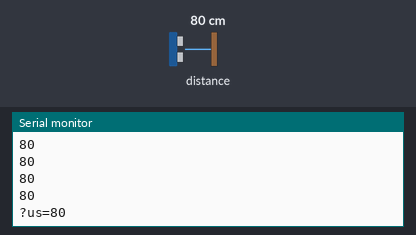
The sketch below on a simulated Arduino Uno, built with avr-gcc and run on an emulated ATmega328P. On the bench: the last lines printed to the serial monitor. Wiring (inferred from the names in the program): SRF02/SRF08 range finder at I2C address 0x70. Inputs (shaded band) come from the test bench; at power-on: distance to the obstacle 80 cm.

Above: at 1.2 s.
1.3 s: distance to the obstacle set to 2 cm
At 2.73 s:
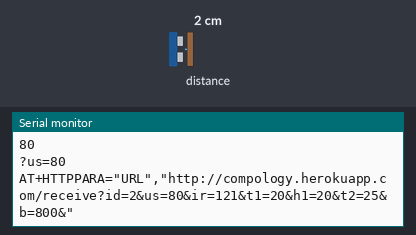
4.1 s: distance to the obstacle set to 4 cm
At 5.5 s:
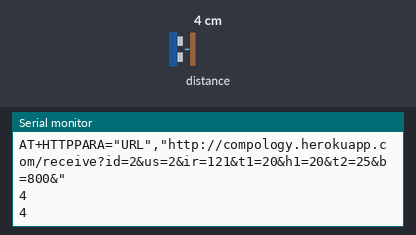
Timing chart, 0 to 7.1 s (numbered marks = the images above; inputs shaded):
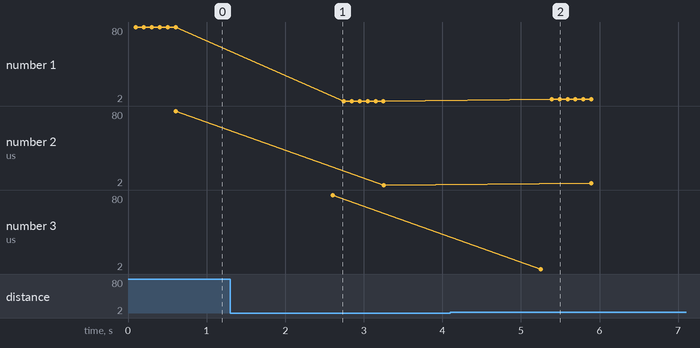

The sketch:

ultrasonic_I2C.ino
```cpp
/* Code for Arduino Uno R3
Assumes the sensor is using the default address
Sensor Connections:
Pin 7 to GND
Pin 6 to 5V
Pin 5 to SCL
Pin 4 to SDA
Requires pull‑ups for SCL and SDA connected to 5V to work reliably
*/
#include "Wire.h"
//The Arduino Wire library uses the 7-bit version of the address, so the code example uses 0x70 instead of the 8‑bit 0xE0
#define SensorAddress byte(0x70)
//The Sensor ranging command has a value of 0x51
#define RangeCommand byte(0x51)
//These are the two commands that need to be sent in sequence to change the sensor address
#define ChangeAddressCommand1 byte(0xAA)
#define ChangeAddressCommand2 byte(0xA5)

void setup() {
        Serial.begin(9600);//Open serial connection at 9600 baud
        Wire.begin();//Initiate Wire library for I2C communications with I2CXL‑MaxSonar‑EZ
        Serial.println("Begin ultrasonic I2C test");
}


void loop() {
  byte numberSamples = 6;
  word bigBuffer[numberSamples];
  String sendData = "?us=";

  // Take numberSamples and put into bigBuffer
  for (byte sampleNum = 0; sampleNum < numberSamples; sampleNum++)
  {
    takeRangeReading();                                       //Tell the sensor to perform a ranging cycle
    delay(100);                                                    //Wait for the sensor to finish
    word range = requestRange();                           //Get the range from the sensor
    bigBuffer[sampleNum] = range;
    Serial.println(bigBuffer[sampleNum]);
  }

//  Serial.print("Last sample: "); Serial.println(bigBuffer[numberSamples-1]);
  sendData += bigBuffer[numberSamples-1];
  Serial.println(sendData);
  delay(2000);

  const byte id = 2;
  int us = bigBuffer[numberSamples-1];
  int ir = 121;
  int t1 = 20;
  int h1 = 20;
  int t2 = 25;
  int b = 800;

char string2charBuffer[200];

  String postData = "AT+HTTPPARA=\"URL\",\"http://compology.herokuapp.com/receive?id=";
  postData += id;
  postData += "&us=";
  postData += us;
  postData += "&ir=";
  postData += ir;
  postData += "&t1=";
  postData += t1;
  postData += "&h1=";
  postData += h1;
  postData += "&t2=";
  postData += t2;
  postData += "&b=";
  postData += b;
  postData += "&\"\r";
  Serial.println(postData);

  // Store value for sending to server
//  us = int(bigBuffer[numberSamples-1]);
}


//Commands the sensor to take a range reading
void takeRangeReading(){
       Wire.beginTransmission(SensorAddress);             //Start addressing
       Wire.write(RangeCommand);                             //send range command
       Wire.endTransmission();                                  //Stop and do something else now
}

//Returns the last range that the sensor determined in its last ranging cycle in centimeters. Returns 0 if there is no communication.
word requestRange(){
    Wire.requestFrom(SensorAddress, byte(2));
            if(Wire.available() >= 2){                            //Sensor responded with the two bytes
           byte HighByte = Wire.read();                        //Read the high byte back
           byte LowByte = Wire.read();                        //Read the low byte back
           word range = word(HighByte, LowByte);         //Make a 16-bit word out of the two bytes for the range
           return range;
        }
        else {
        return word(0);                                             //Else nothing was received, return 0
    }
}

/* Commands a sensor at oldAddress to change its address to newAddress
oldAddress must be the 7-bit form of the address that is used by Wire
7BitHuh determines whether newAddress is given as the new 7 bit version or the 8 bit version of the address
\ If true, if is the 7 bit version, if false, it is the 8 bit version
*/
void changeAddress(byte oldAddress, byte newAddress, boolean SevenBitHuh){
       Wire.beginTransmission(oldAddress);                 //Begin addressing
       Wire.write(ChangeAddressCommand1);              //Send first change address command
       Wire.write(ChangeAddressCommand2);              //Send second change address command

       byte temp;
       if(SevenBitHuh){ temp = newAddress << 1; }     //The new address must be written to the sensor
       else     { temp = newAddress;         }               //in the 8bit form, so this handles automatic shifting
       Wire.write(temp);                                          //Send the new address to change to
       Wire.endTransmission();
}
```

Measured:
- after the input at 4.1 s, the serial monitor: prints a new line after 1.3 s (image 2)
- plotted number 1: 2 → 4 after the input at 4.1 s
- plotted number 2: 2 → 4 after the input at 4.1 s
- plotted number 3: 80 → 4 after the input at 4.1 s
